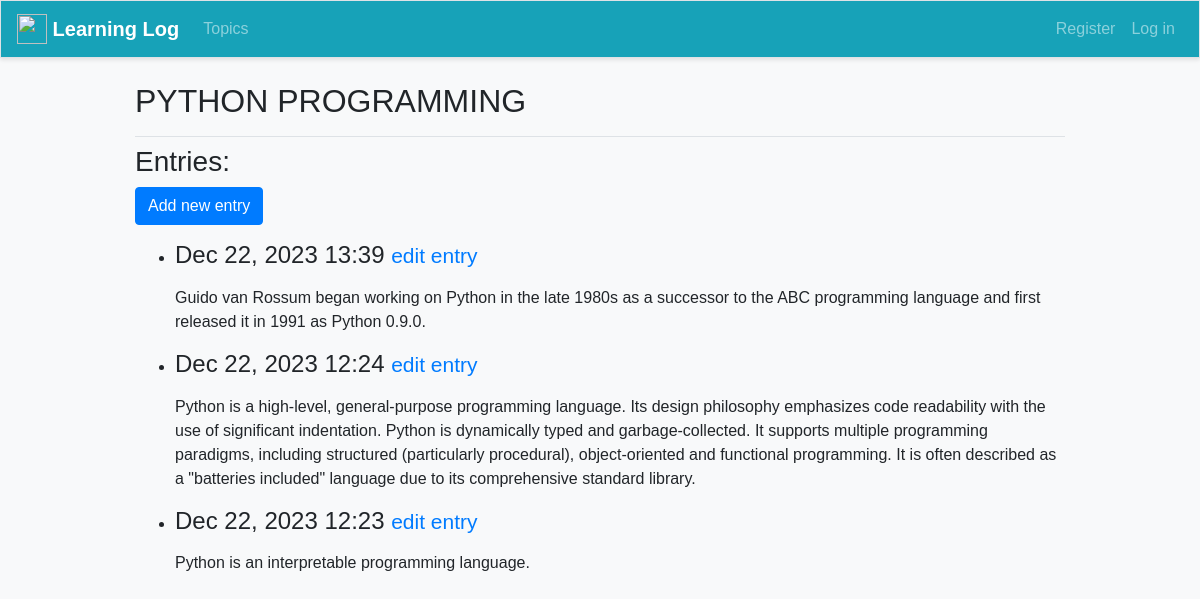
Before: /topics/2/ with the older database file.
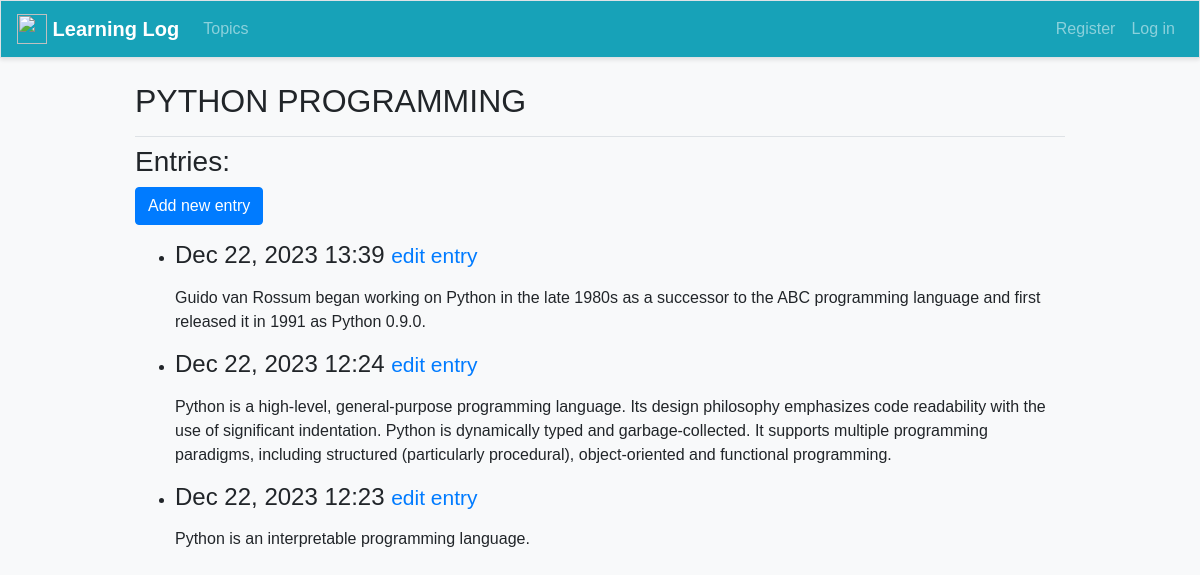
After: the same page with the newer database file.
### learning_logs/models.py (models this page shows, shortened)
class Entry(models.Model):
    topic = models.ForeignKey(Topic, on_delete=models.CASCADE)  # on_delete eğer ilgili Topic silinirse altındaki tüm Entry'ler de silinir.
    text = models.TextField()   # Kullanıcının bir topic altında girdiği Entry'i tutar.
    date_added = models.DateTimeField(auto_now_add=True)  # Entry'nin oluşturulduğu zaman
    class Meta:
        verbose_name_plural = 'entries'

### learning_logs/views.py (the view)
# urls.py: path('topics/<int:topic_id>/', views.topic, name='topic'),
def topic(request, topic_id):
    topic = Topic.objects.get(id=topic_id)
    entries = topic.entry_set.order_by('-date_added')
    context ={'topic': topic, 'entries': entries}
    return render(request, 'learning_logs/topic.html', context)

### learning_logs/models.py (called while the page is built)
    def __str__(self):
        return self.text

### learning_logs/templates/learning_logs/topic.html
{% extends 'learning_logs/base.html' %}
{% block page_header %}
    <h2>{{ topic | upper }}</h2>
{% endblock page_header %}
{% block content %}
    <h3>Entries:</h3>
    <p>
        <a href="{% url 'learning_logs:new_entry' topic.id %}" class="btn btn-primary">
            Add new entry</a>
    </p>
    <ul>
        {% for entry in entries %}
            <li>
                <h4>{{ entry.date_added | date:'M d, Y H:i' }}
                    <small><a href="{% url 'learning_logs:edit_entry' entry.id %}">edit entry</a></small>
                </h4>
                <p>{{ entry.text | linebreaks }}</p>
            </li>
        {% empty %}
            <li>There are no entries for this topic yet.</li>
        {% endfor %}
    </ul>
{% endblock content %}

Changed rows visible on the page:
changed Entry: text "…object-oriented and functional programming. It is often described as a \"batteries included\" language due to its comprehensive standard library." → "…object-oriented and functional programming."
